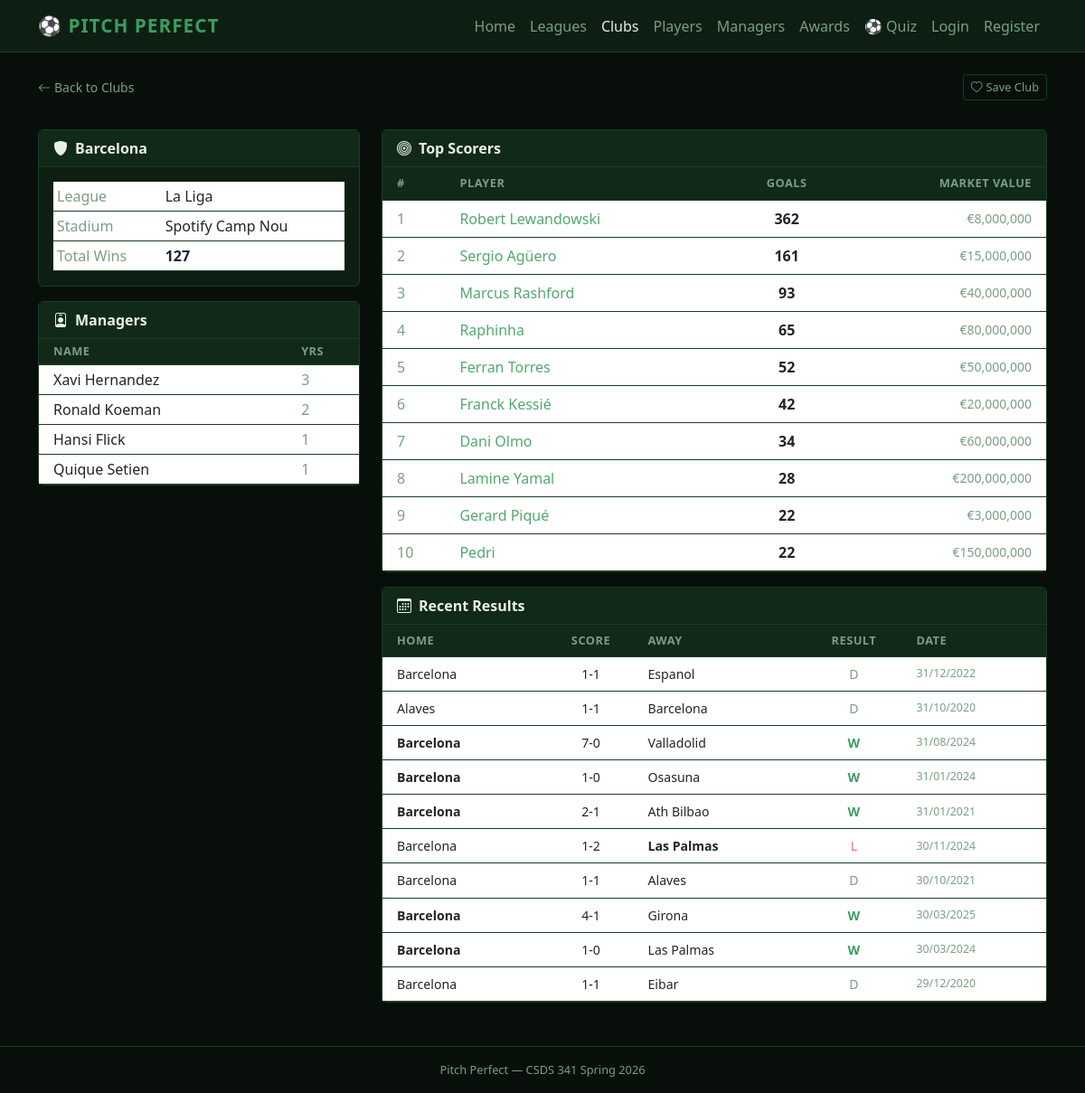
The app's page /clubs/Barcelona with its own data.
### tables this page shows
CREATE TABLE Club_Teams_Belongs_To (
    Name            TEXT PRIMARY KEY,
    Location        TEXT,
    Number_Players  INTEGER,
    Number_Of_Wins  INTEGER,
    League_Name     TEXT NOT NULL,
    FOREIGN KEY (League_Name) REFERENCES League(Name)
);

CREATE TABLE Manager_Manages (
    Manager_ID    INTEGER,
    Club_Name     TEXT NOT NULL,
    Name          TEXT NOT NULL,
    Years_Managed INTEGER,
    PRIMARY KEY (Manager_ID, Club_Name),
    FOREIGN KEY (Club_Name) REFERENCES Club_Teams_Belongs_To(Name)
);

CREATE TABLE Player_Plays_For (
    Player_ID INTEGER PRIMARY KEY,
    Name      TEXT NOT NULL,
    DOB       TEXT,
    Market_Value    REAL,
    Goals     INTEGER,
    Club_Name TEXT,
    FOREIGN KEY (Club_Name) REFERENCES Club_Teams_Belongs_To(Name)
);

CREATE TABLE Game (
    Game_ID      INTEGER PRIMARY KEY,
    Home_Team    TEXT NOT NULL,
    Away_Team    TEXT NOT NULL,
    Start_Time   TEXT,
    Location     TEXT,
    Score        TEXT,
    Winning_team TEXT
, Home_Score INTEGER, Away_Score INTEGER, League_Name TEXT);

### app.py (the view)
@app.route('/clubs/<path:name>')
def club_profile(name):
    conn = db()
    club = conn.execute(
        "SELECT * FROM Club_Teams_Belongs_To WHERE Name=?", (name,)
    ).fetchone()
    if not club:
        conn.close()
        return "Club not found", 404
    managers = conn.execute(
        "SELECT Name, Years_Managed FROM Manager_Manages WHERE Club_Name=? ORDER BY Years_Managed DESC",
        (name,)
    ).fetchall()
    top_players = conn.execute(
        "SELECT Player_ID, Name, Goals, Market_Value FROM Player_Plays_For WHERE Club_Name=? ORDER BY Goals DESC LIMIT 10",
        (name,)
    ).fetchall()
    recent_games = conn.execute("""
        SELECT Home_Team, Away_Team, Score, Winning_team, Start_Time
        FROM Game WHERE Home_Team=? OR Away_Team=?
        ORDER BY Start_Time DESC LIMIT 10
    """, (name, name)).fetchall()
    is_saved = False
    if session.get('user_id'):
        is_saved = conn.execute(
            "SELECT 1 FROM Favorite WHERE User_ID=? AND Type='club' AND Reference=?",
            (session['user_id'], name)
        ).fetchone() is not None
    conn.close()
    return render_template('club.html', club=club, managers=managers,
                           top_players=top_players, recent_games=recent_games,
                           is_saved=is_saved)

### app.py (called while the page is built)
def db():
    conn = sqlite3.connect(DB)
    conn.row_factory = sqlite3.Row
    return conn

### templates/club.html (shortened to what this page needs)
{% extends "base.html" %}
{% block content %}
<div class="d-flex justify-content-between align-items-center mb-2">
  <a href="/clubs" class="text-muted small"><i class="bi bi-arrow-left me-1"></i>Back to Clubs</a>
  {% if session.user_id %}
    {% if is_saved %}
    <form method="post" action="/favorite/remove">
      <input type="hidden" name="type" value="club">
      <input type="hidden" name="reference" value="{{ club['Name'] }}">
      <input type="hidden" name="back" value="/clubs/{{ club['Name'] }}">
      <button type="submit" class="btn btn-sm btn-danger"><i class="bi bi-heart-fill me-1"></i>Saved</button>
    </form>
    {% else %}
    <form method="post" action="/favorite/add">
      <input type="hidden" name="type" value="club">
      <input type="hidden" name="reference" value="{{ club['Name'] }}">
      <input type="hidden" name="back" value="/clubs/{{ club['Name'] }}">
      <button type="submit" class="btn btn-sm btn-outline-danger"><i class="bi bi-heart me-1"></i>Save Club</button>
    </form>
    {% endif %}
  {% else %}
  <a href="/login" class="btn btn-sm btn-outline-secondary"><i class="bi bi-heart me-1"></i>Save Club</a>
  {% endif %}
</div>
<div class="row g-4 mt-1">
  <div class="col-md-4">
    <div class="card mb-3">
      <div class="card-header"><i class="bi bi-shield-fill me-2"></i>{{ club['Name'] }}</div>
      <div class="card-body">
        <table class="table table-sm mb-0">
          <tr><td class="text-muted">League</td><td>{{ club['League_Name'] }}</td></tr>
          <tr><td class="text-muted">Stadium</td><td>{{ club['Location'] or '—' }}</td></tr>
          <tr><td class="text-muted">Total Wins</td><td class="fw-bold">{{ club['Number_Of_Wins'] }}</td></tr>
        </table>
      </div>
    </div>
    {% if managers %}
    <div class="card">
      <div class="card-header"><i class="bi bi-person-badge me-2"></i>Managers</div>
      <div class="card-body p-0">
        <table class="table table-sm mb-0">
          <thead><tr><th class="ps-3">Name</th><th>Yrs</th></tr></thead>
          <tbody>
            {% for m in managers %}
            <tr>
              <td class="ps-3">{{ m[0] }}</td>
              <td class="text-muted">{{ m[1] }}</td>
            </tr>
            {% endfor %}
          </tbody>
        </table>
      </div>
    </div>
    {% endif %}
  </div>
  <div class="col-md-8">
    <div class="card mb-3">
      <div class="card-header"><i class="bi bi-bullseye me-2"></i>Top Scorers</div>
      <div class="table-responsive">
        <table class="table table-hover mb-0">
          <thead><tr><th class="ps-3">#</th><th>Player</th><th class="text-center">Goals</th><th class="text-end pe-3">Market Value</th></tr></thead>
          <tbody>
            {% for p in top_players %}
            <tr>
              <td class="ps-3 text-muted">{{ loop.index }}</td>
              <td><a href="/players/{{ p[0] }}">{{ p[1] }}</a></td>
              <td class="text-center fw-bold">{{ p[2] }}</td>
              <td class="text-end pe-3 small text-muted">{% if p[3] %}€{{ '{:,.0f}'.format(p[3]) }}{% else %}—{% endif %}</td>
            </tr>
            {% endfor %}
          </tbody>
        </table>
      </div>
    </div>
    <div class="card">
      <div class="card-header"><i class="bi bi-calendar3 me-2"></i>Recent Results</div>
      <div class="table-responsive">
        <table class="table table-hover mb-0" style="font-size:.88rem">
          <thead><tr><th class="ps-3">Home</th><th class="text-center">Score</th><th>Away</th><th class="text-center">Result</th><th class="text-muted">Date</th></tr></thead>
          <tbody>
            {% for g in recent_games %}
            {% set club_name = club['Name'] %}
            {% if g[3] == club_name %}
              {% set result = 'W' %}
            {% elif g[3] == 'Draw' %}
              {% set result = 'D' %}
            {% else %}
              {% set result = 'L' %}
            {% endif %}
            <tr>
              <td class="ps-3 {% if g[3]==g[0] %}fw-bold{% endif %}">{{ g[0] }}</td>
              <td class="text-center">{{ g[2] }}</td>
              <td class="{% if g[3]==g[1] %}fw-bold{% endif %}">{{ g[1] }}</td>
              <td class="text-center"><span class="result-{{ result|lower }}">{{ result }}</span></td>
              <td class="text-muted small">{{ g[4][:10] if g[4] else '' }}</td>
            </tr>
            {% endfor %}
          </tbody>
        </table>
      </div>
    </div>
  </div>
</div>
{% endblock %}

### templates/base.html (style rules this page uses)
:root { --bg: #080f0a; --surface: #0d1f12; --surface2: #112918; --border: #1a3d22; --accent: #3a9e5f; --accent2: #2d7a4a; --text: #e8f0ea; --text-muted: #7a9e83; --link: #52a86e; --link-hover: #7ac48a; }
body { background: var(--bg); color: var(--text); }
.card { background: var(--surface); border: 1px solid var(--border); }
.card-header { background: var(--surface2); border-bottom: 1px solid var(--border); font-weight: 600; color: var(--text); }
.card-body { color: var(--text); }
.table { color: var(--text); }
.table thead th { background: var(--surface2); border-color: var(--border); color: var(--text-muted); font-size: .8rem; text-transform: uppercase; letter-spacing: .5px; }
.table td, .table th { border-color: var(--border); vertical-align: middle; }
.btn-outline-secondary { border-color: var(--border); color: var(--text-muted); }
.btn-sm { font-size: .8rem; }
a { color: var(--link); text-decoration: none; }
.result-w { color: var(--accent); font-weight: 700; }
.result-d { color: var(--text-muted); }
.result-l { color: #f87171; }
.text-muted { color: var(--text-muted) !important; }

### records on screen
Club_Teams_Belongs_To: Name "Barcelona", League_Name "La Liga", Location "Spotify Camp Nou", Number_Of_Wins "127"
Manager_Manages: Name "Xavi Hernandez", Years_Managed "3"
Manager_Manages: Name "Ronald Koeman", Years_Managed "2"
Manager_Manages: Name "Hansi Flick", Years_Managed "1"
Manager_Manages: Name "Quique Setien", Years_Managed "1"
Player_Plays_For: Name "Robert Lewandowski", Goals "362", Market_Value "8,000,000"
Player_Plays_For: Name "Sergio Agüero", Goals "161", Market_Value "15,000,000"
Player_Plays_For: Name "Marcus Rashford", Goals "93", Market_Value "40,000,000"
Player_Plays_For: Name "Raphinha", Goals "65", Market_Value "80,000,000"
Player_Plays_For: Name "Ferran Torres", Goals "52", Market_Value "50,000,000"
Player_Plays_For: Name "Franck Kessié", Goals "42", Market_Value "20,000,000"
Player_Plays_For: Name "Dani Olmo", Goals "34", Market_Value "60,000,000"
Player_Plays_For: Name "Gerard Piqué", Goals "22", Market_Value "3,000,000"
Game: Home_Team "Barcelona", Score "1-1", Away_Team "Espanol", result "D", Start_Time "31/12/2022"
Game: Home_Team "Alaves", Score "1-1", Away_Team "Barcelona", result "D", Start_Time "31/10/2020"
Game: Home_Team "Barcelona", Score "7-0", Away_Team "Valladolid", result "W", Start_Time "31/08/2024"
Game: Home_Team "Barcelona", Score "1-0", Away_Team "Osasuna", result "W", Start_Time "31/01/2024"
Game: Home_Team "Barcelona", Score "2-1", Away_Team "Ath Bilbao", result "W", Start_Time "31/01/2021"
Game: Home_Team "Barcelona", Score "1-2", Away_Team "Las Palmas", result "L", Start_Time "30/11/2024"
Game: Home_Team "Barcelona", Score "1-1", Away_Team "Alaves", result "D", Start_Time "30/10/2021"
Game: Home_Team "Barcelona", Score "4-1", Away_Team "Girona", result "W", Start_Time "30/03/2025"
Game: Home_Team "Barcelona", Score "1-0", Away_Team "Las Palmas", result "W", Start_Time "30/03/2024"
Game: Home_Team "Barcelona", Score "1-1", Away_Team "Eibar", result "D", Start_Time "29/12/2020"

### other values on screen
{{ p[1] }} "Lamine Yamal" "Pedri"
{{ p[2] }} "28" "22"
{{ '{:,.0f}'.format(p[3]) }} "200,000,000" "150,000,000"
